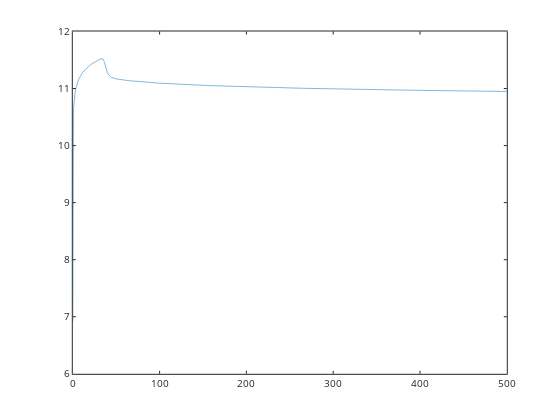

Source (notebook cell):
### Code cell
plot(t,pH)

### Figure 1 — Plotly figure (JSON) as saved in the notebook; plotly's stock layout.template omitted (floating-point values rounded to 4 significant figures; data arrays with more than 128 entries replaced by an {"elided": "..."} marker saying what was removed)
{"data": [{"line": {"color": "rgb(0,113,188)", "dash": "solid", "width": 0.5}, "marker": {"color": "rgb(0,113,188)", "line": {"color": "rgb(0,113,188)"}, "size": 6, "symbol": "none"}, "mode": "lines", "name": "", "showlegend": false, "type": "scatter", "visibility": true, "x": {"elided": "525 float values"}, "xaxis": "x", "y": {"elided": "525 float values"}, "yaxis": "y"}], "layout": {"height": 420, "hovermode": "closest", "margin": {"b": 0, "l": 0, "r": 0, "t": 0}, "plot_bgcolor": "rgba(0,0,0,0)", "showlegend": false, "width": 560, "xaxis": {"anchor": "y", "autorange": false, "domain": [0.13, 0.905], "exponentformat": "none", "gridcolor": "rgba(38,38,38,0.15)", "gridwidth": 1, "linecolor": "rgb(38,38,38)", "linewidth": 1, "mirror": "ticks", "range": [0, 500], "showgrid": false, "showline": true, "side": "bottom", "spikedash": "solid", "spikemode": "across", "spikesides": false, "spikethickness": 1, "tickangle": 0, "tickcolor": "rgb(38,38,38)", "tickfont": {"color": "rgb(38,38,38)", "size": 10}, "ticklen": 3, "ticks": "inside", "ticktext": ["0", "100", "200", "300", "400", "500"], "tickvals": [0, 100, 200, 300, 400, 500], "title": {"font": {"color": "rgb(0,0,0)", "size": 11}, "text": ""}, "type": "linear", "visible": true, "zeroline": false}, "yaxis": {"anchor": "x", "autorange": false, "domain": [0.11, 0.925], "exponentformat": "none", "gridcolor": "rgba(38,38,38,0.15)", "gridwidth": 1, "linecolor": "rgb(38,38,38)", "linewidth": 1, "mirror": "ticks", "range": [6, 12], "showgrid": false, "showline": true, "side": "left", "spikedash": "solid", "spikemode": "across", "spikesides": false, "spikethickness": 1, "tickangle": 0, "tickcolor": "rgb(38,38,38)", "tickfont": {"color": "rgb(38,38,38)", "size": 10}, "ticklen": 3, "ticks": "inside", "ticktext": ["6", "7", "8", "9", "10", "11", "12"], "tickvals": [6, 7, 8, 9, 10, 11, 12], "title": {"font": {"color": "rgb(0,0,0)", "size": 11}, "text": ""}, "type": "linear", "visible": true, "zeroline": false}}}
